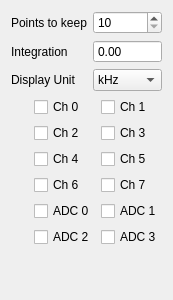
<?xml version="1.0" encoding="UTF-8"?>
<ui version="4.0">
 <class>Form</class>
 <widget class="QWidget" name="Form">
  <property name="geometry">
   <rect>
    <x>0</x>
    <y>0</y>
    <width>156</width>
    <height>300</height>
   </rect>
  </property>
  <property name="windowTitle">
   <string>Form</string>
  </property>
  <layout class="QVBoxLayout" name="verticalLayout">
   <item>
    <layout class="QGridLayout" name="gridLayout_2">
     <item row="2" column="0">
      <widget class="QLabel" name="label_2">
       <property name="text">
        <string>Display Unit</string>
       </property>
      </widget>
     </item>
     <item row="2" column="1">
      <widget class="QComboBox" name="displayUnitCombo">
       <property name="currentIndex">
        <number>1</number>
       </property>
       <item>
        <property name="text">
         <string>Hz</string>
        </property>
       </item>
       <item>
        <property name="text">
         <string>kHz</string>
        </property>
       </item>
       <item>
        <property name="text">
         <string>MHz</string>
        </property>
       </item>
       <item>
        <property name="text">
         <string>Counts</string>
        </property>
       </item>
      </widget>
     </item>
     <item row="1" column="1">
      <widget class="MagnitudeSpinBox" name="integrationTimeBox">
       <property name="sizePolicy">
        <sizepolicy hsizetype="MinimumExpanding" vsizetype="Fixed">
         <horstretch>2</horstretch>
         <verstretch>0</verstretch>
        </sizepolicy>
       </property>
       <property name="buttonSymbols">
        <enum>QAbstractSpinBox::NoButtons</enum>
       </property>
      </widget>
     </item>
     <item row="1" column="0">
      <widget class="QLabel" name="label">
       <property name="text">
        <string>Integration</string>
       </property>
      </widget>
     </item>
     <item row="0" column="0">
      <widget class="QLabel" name="label_3">
       <property name="text">
        <string>Points to keep</string>
       </property>
      </widget>
     </item>
     <item row="0" column="1">
      <widget class="QSpinBox" name="pointsToKeepBox">
       <property name="minimum">
        <number>10</number>
       </property>
       <property name="maximum">
        <number>10000</number>
       </property>
      </widget>
     </item>
    </layout>
   </item>
   <item>
    <layout class="QGridLayout" name="gridLayout">
     <item row="0" column="1">
      <widget class="QCheckBox" name="ch0Check">
       <property name="text">
        <string>Ch 0</string>
       </property>
      </widget>
     </item>
     <item row="0" column="2">
      <widget class="QCheckBox" name="ch1Check">
       <property name="text">
        <string>Ch 1</string>
       </property>
      </widget>
     </item>
     <item row="1" column="1">
      <widget class="QCheckBox" name="ch2Check">
       <property name="text">
        <string>Ch 2</string>
       </property>
      </widget>
     </item>
     <item row="1" column="2">
      <widget class="QCheckBox" name="ch3Check">
       <property name="text">
        <string>Ch 3</string>
       </property>
      </widget>
     </item>
     <item row="2" column="1">
      <widget class="QCheckBox" name="ch4Check">
       <property name="text">
        <string>Ch 4</string>
       </property>
      </widget>
     </item>
     <item row="2" column="2">
      <widget class="QCheckBox" name="ch5Check">
       <property name="text">
        <string>Ch 5</string>
       </property>
      </widget>
     </item>
     <item row="3" column="1">
      <widget class="QCheckBox" name="ch6Check">
       <property name="text">
        <string>Ch 6</string>
       </property>
      </widget>
     </item>
     <item row="3" column="2">
      <widget class="QCheckBox" name="ch7Check">
       <property name="text">
        <string>Ch 7</string>
       </property>
      </widget>
     </item>
     <item row="4" column="1">
      <widget class="QCheckBox" name="adc0Check">
       <property name="text">
        <string>ADC 0</string>
       </property>
      </widget>
     </item>
     <item row="4" column="2">
      <widget class="QCheckBox" name="adc1Check">
       <property name="text">
        <string>ADC 1</string>
       </property>
      </widget>
     </item>
     <item row="5" column="1">
      <widget class="QCheckBox" name="adc2Check">
       <property name="text">
        <string>ADC 2</string>
       </property>
      </widget>
     </item>
     <item row="5" column="2">
      <widget class="QCheckBox" name="adc3Check">
       <property name="text">
        <string>ADC 3</string>
       </property>
      </widget>
     </item>
     <item row="2" column="0">
      <spacer name="horizontalSpacer">
       <property name="orientation">
        <enum>Qt::Horizontal</enum>
       </property>
       <property name="sizeHint" stdset="0">
        <size>
         <width>40</width>
         <height>20</height>
        </size>
       </property>
      </spacer>
     </item>
    </layout>
   </item>
   <item>
    <spacer name="verticalSpacer">
     <property name="orientation">
      <enum>Qt::Vertical</enum>
     </property>
     <property name="sizeHint" stdset="0">
      <size>
       <width>20</width>
       <height>40</height>
      </size>
     </property>
    </spacer>
   </item>
  </layout>
 </widget>
 <customwidgets>
  <customwidget>
   <class>MagnitudeSpinBox</class>
   <extends>QDoubleSpinBox</extends>
   <header>uiModules.MagnitudeSpinBox</header>
  </customwidget>
 </customwidgets>
 <tabstops>
  <tabstop>pointsToKeepBox</tabstop>
  <tabstop>integrationTimeBox</tabstop>
  <tabstop>displayUnitCombo</tabstop>
  <tabstop>ch0Check</tabstop>
  <tabstop>ch1Check</tabstop>
  <tabstop>ch2Check</tabstop>
  <tabstop>ch3Check</tabstop>
  <tabstop>ch4Check</tabstop>
  <tabstop>ch5Check</tabstop>
  <tabstop>ch6Check</tabstop>
  <tabstop>ch7Check</tabstop>
  <tabstop>adc0Check</tabstop>
  <tabstop>adc1Check</tabstop>
  <tabstop>adc2Check</tabstop>
  <tabstop>adc3Check</tabstop>
 </tabstops>
 <resources/>
 <connections/>
</ui>
